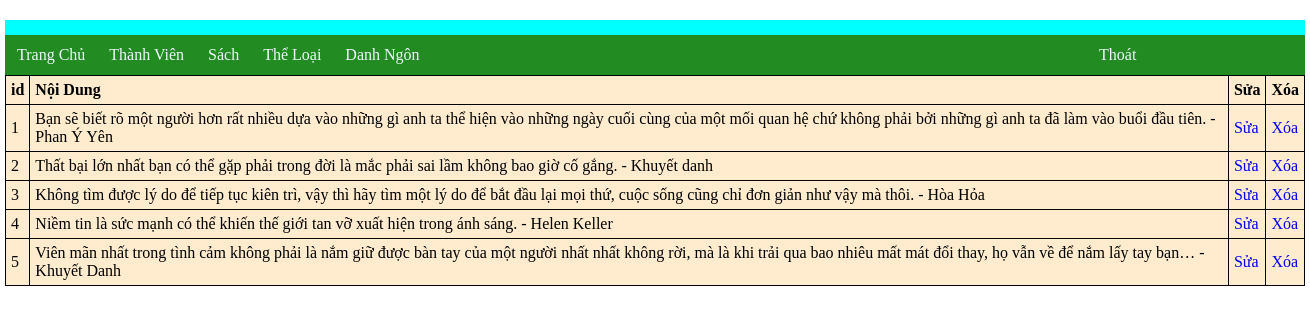
The page /admin/admin.php?pages=danhngon on the database its author committed.
### tables this page shows
CREATE TABLE `danhngon` (
  `iddn` int(11) NOT NULL,
  `noidung` varchar(1000) NOT NULL
);

### admin/admin_funs.php (called while the page is built, shortened)
<?php
function getsql($connect, $sql){
	$resul = mysqli_query($connect, $sql);
	$data = array();
	while ($row = mysqli_fetch_assoc($resul)) {
		$data[] = $row;
	}
	return $data;
}
?>

### admin/danhngon.php (the view, shortened to what this page needs)
<?php
$sql = "SELECT * FROM danhngon ;";
$danhngon = getsql($conn, $sql);
?>
<table cellpadding='0' cellspacing='0'>
  <tr>
    <th>id</th>
    <th>Nội Dung</th>
    <th>Sửa</th>
    <th>Xóa</th>
  </tr>
    <?php
        foreach ($danhngon as $key => $value)
        {
          echo '<tr>
                  <td>'.$value['iddn'].'</td>
                  <td>'.$value['noidung'].'</td>
                  <td><a href="admin.php?pages=themdn&id='.$value['iddn'].'">Sửa</a></td>
                  <td><a href="admin.php?pages=danhngon&del='.$value['iddn'].'">Xóa</a></td>
                </tr>' ;
        }
    ?>

### css/admin.css (style rules this page uses)
* { padding: 0; margin: 0; box-sizing: border-box; text-decoration: none; list-style-type: none; }
body { height: 3000px; }
table, td, th { border: 1px solid rgb(0, 0, 0); text-align: left; }
table { border-collapse: collapse; width: 100%; background-color: blanchedalmond; }
th, td { padding: 5px; }

### rows shown on the page
danhngon: iddn "1", noidung "Bạn sẽ biết rõ một người hơn rất nhiều dựa vào những gì anh ta thể hiện vào những ngày cuối cùng của một mối quan hệ chứ không phải bởi những gì anh ta đã làm vào buổi đầu tiên. - Phan Ý Yên"
danhngon: iddn "2", noidung "Thất bại lớn nhất bạn có thể gặp phải trong đời là mắc phải sai lầm không bao giờ cố gắng. - Khuyết danh"
danhngon: iddn "3", noidung "Không tìm được lý do để tiếp tục kiên trì, vậy thì hãy tìm một lý do để bắt đầu lại mọi thứ, cuộc sống cũng chỉ đơn giản như vậy mà thôi. - Hòa Hỏa"
danhngon: iddn "4", noidung "Niềm tin là sức mạnh có thể khiến thế giới tan vỡ xuất hiện trong ánh sáng. - Helen Keller"
danhngon: iddn "5", noidung "Viên mãn nhất trong tình cảm không phải là nắm giữ được bàn tay của một người nhất nhất không rời, mà là khi trải qua bao nhiêu mất mát đổi thay, họ vẫn về để nắm lấy tay bạn… - Khuyết Danh"
